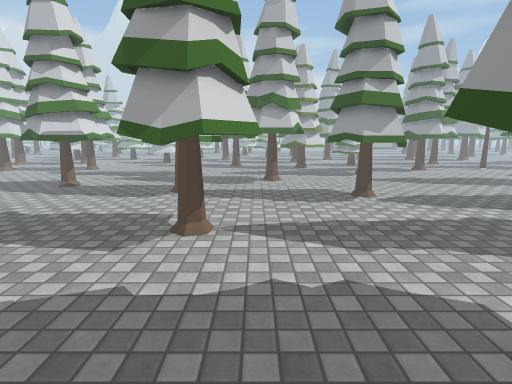
view 1 (above)

24 first-person views from a walk through a scene from a Unity 3-D project. The camera is 1.5 m above the floor, tilts 10° down and sees 80° across. The floor is counted in squares, 0.5 m on a side. Each view is taken from the middle of a square. On the plan, view 1 faces up. The plan holds only what a view shows up to about 20 squares ahead; the rest is blank. The place goes on beyond the plan. Some animated figures are left out. Some surface patterns are stand-ins.

view 2
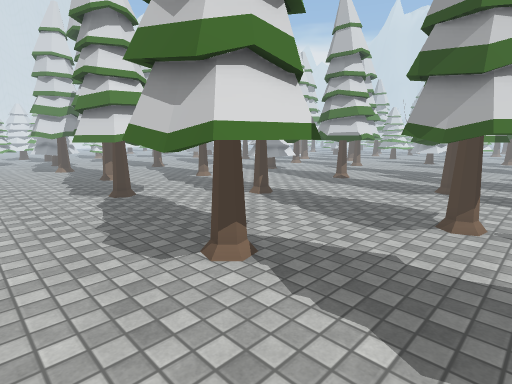

view 3
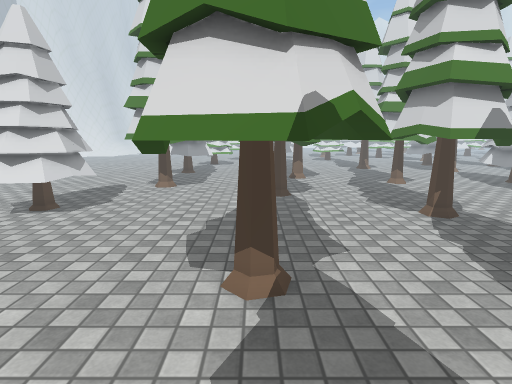

view 4
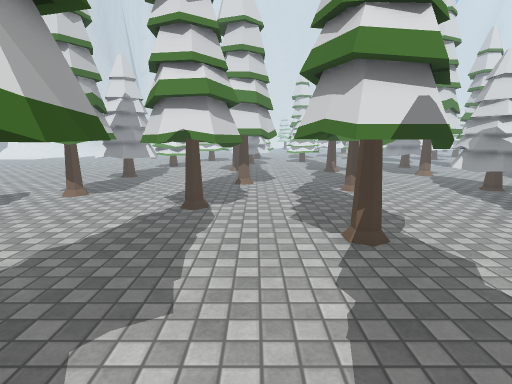

view 5
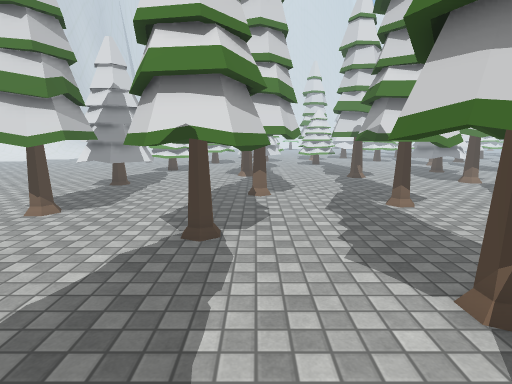

view 6
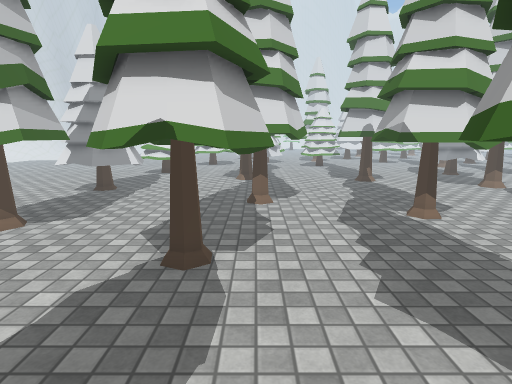

view 7
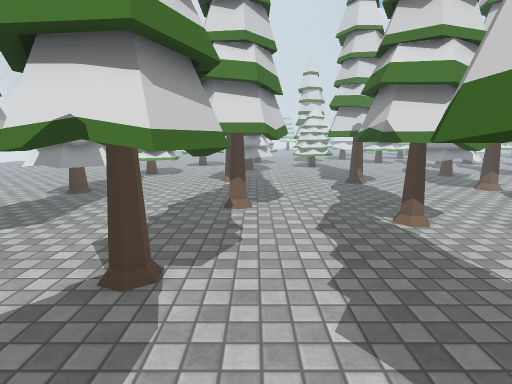

view 8
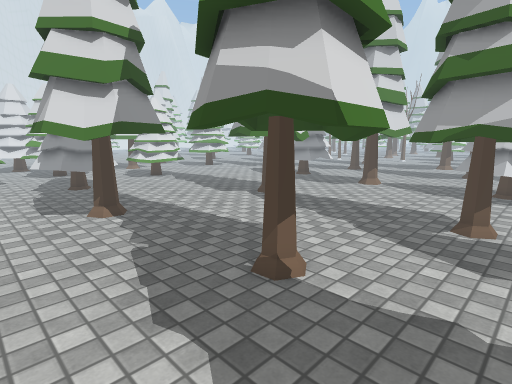

view 9
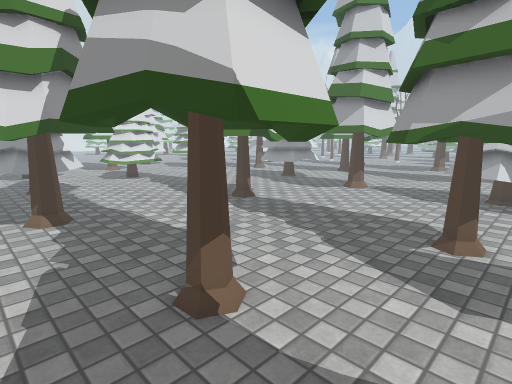

view 10
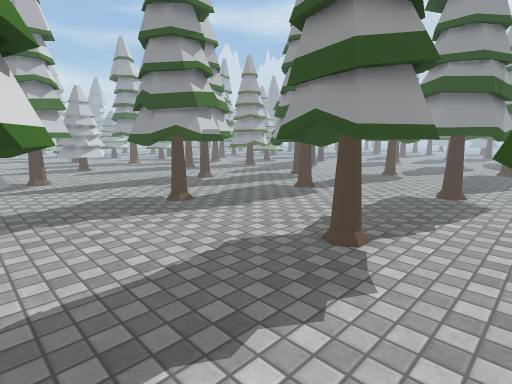

view 11
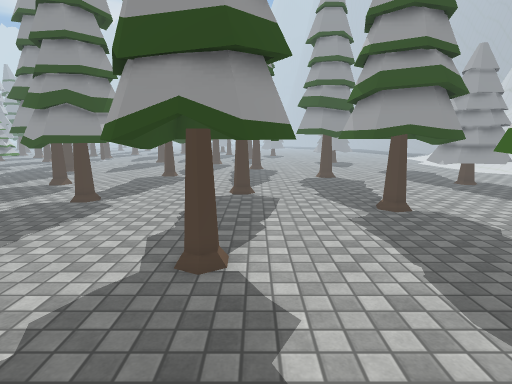

view 12
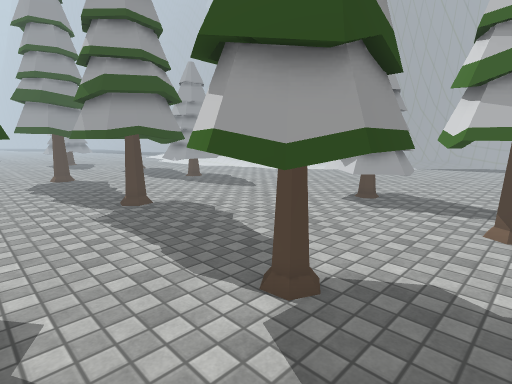

view 13
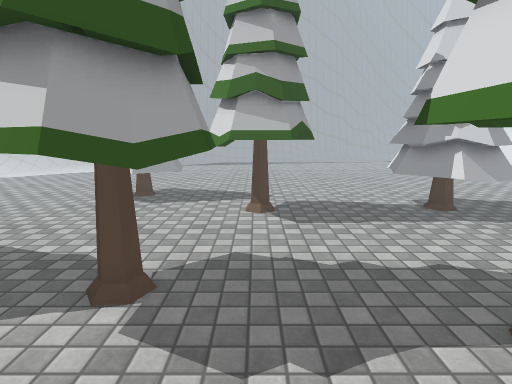

view 14
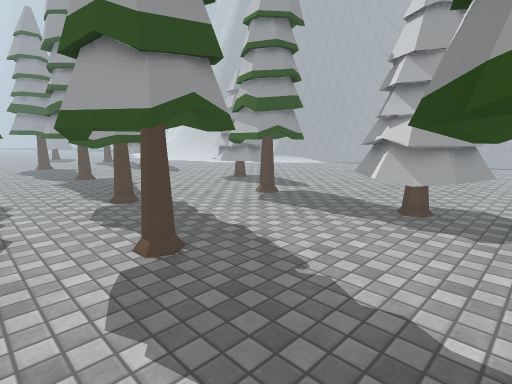

view 15
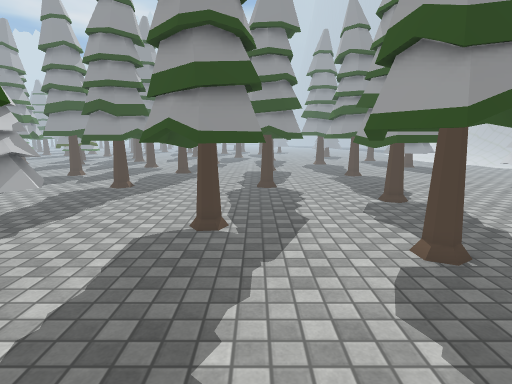

view 16
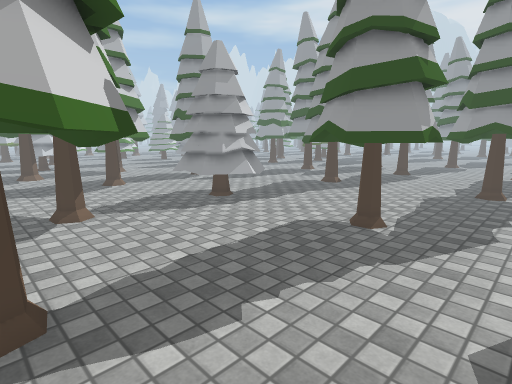

view 17
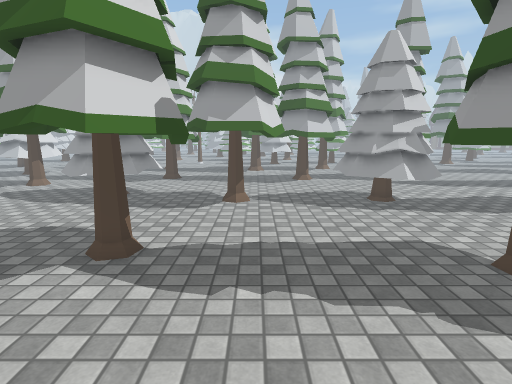

view 18
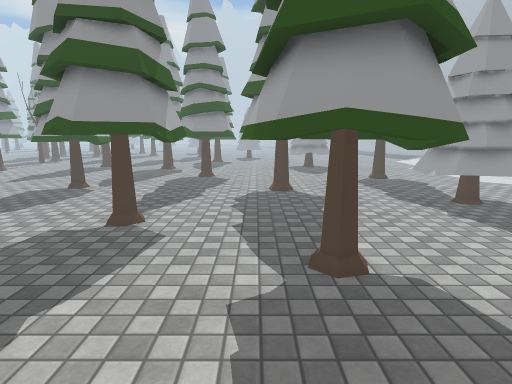

view 19
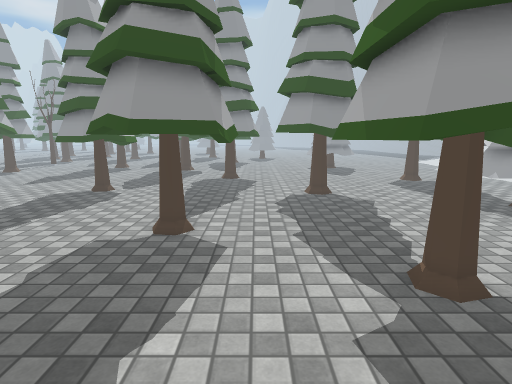

view 20
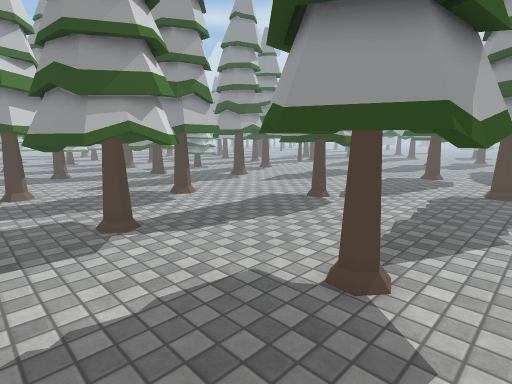

view 21
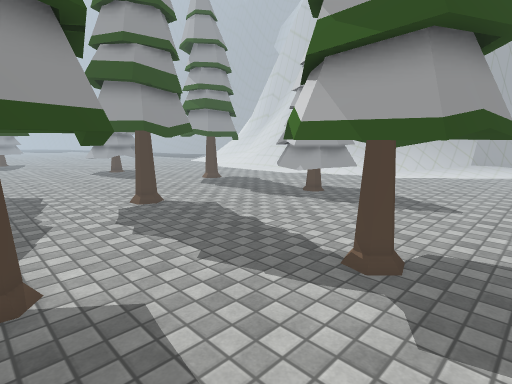

view 22
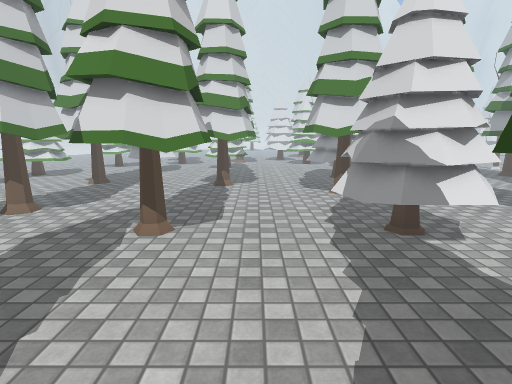

view 23
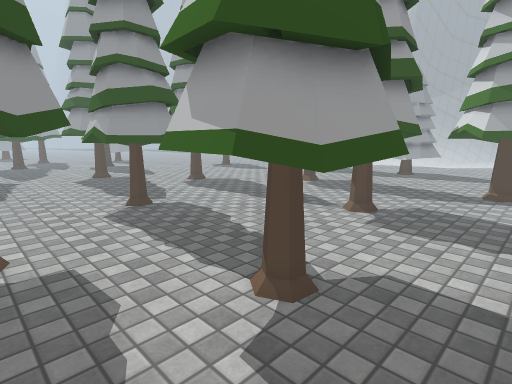

view 24
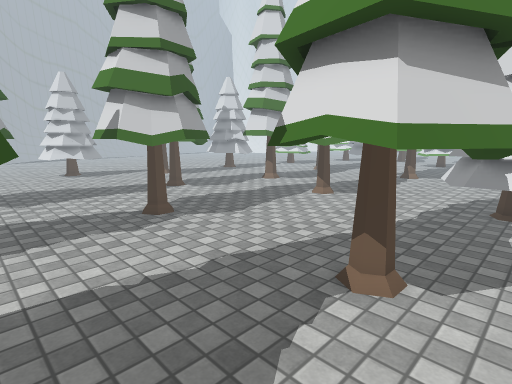

### Floor plan
Key: @ floor where view 1 was taken; # wall or solid block; . floor; T tree.
Columns run from 31 left of view 1 to 10 right of it. Each row starts with its distance up from view 1.
 22   T T ..TT TT...... ..........TTT T. ..
 21 .T.T.T..TTTTT....TTTTT........TT.T.......
 20 .T.TTT..TTTTT....TTTTT....T....TTT........
 19 ..TTTT...TTTT....TTTTT...TTTT.............
 18 .................TTTTT...TTTT ......TT ...
 17 ...................T.....TTTTT.....TTTT...
 16 TT.......................TTTTT.....TTTT ..
 15 TTT........T..............TTT......TTTT...
 14 TTT......TTTT.......................TTT...
 13  TT.....TTTTT.............................
 12 TT......TTTTT.....TTTT......TT ...........
 11 .........TTTT....TTTTT.....TTTT .........
 10 .................TTT.T.....T.T.T........ T
  9 .................TTTTT.....TTTTT........ T
  8 ......TTTT.........TT......TTTT..........T
  7 TT....TTTT...............................T
  6 #T.....TTTT..TTTT..................TT.....
  5 TTT...TTTTT..TTTTT.....TTTT.......TTTT ...
  4 TT.....TT....TTTTT.....TT.TT......T.T.T...
  3 T............TTTTT.....T.T.T......T.T  ...
  2 .............. T.......TTTTT......TTT.
  1  .......................TTTT.......  ...
  0  ..............................@........
 -1  .TTTT....TTTT.........................
 -2  .TTTTT...TTTTT........................
 -3  .TTTTT...TTTTT................TTT ....
 -4 ..T TTT...TTTT...TTT..........TTTTT....
 -5 ...  TT....   ..TTTTT....... .TTTT  ..

Positions as (right, up) in squares from view 1, and headings:
1: (0, 0), facing up
2: (0, -2), facing up-left
3: (0, 3), facing left
4: (-3, 7), facing left
5: (-7, 6), facing left
6: (-9, 6), facing left
7: (-10, 7), facing left
8: (-19, 1), facing up-left
9: (-19, 3), facing up-left
10: (-20, 6), facing up-right
11: (-19, 9), facing right
12: (-20, 9), facing down-right
13: (-19, 10), facing down
14: (-31, 10), facing down-right
15: (-31, 11), facing right
16: (-31, 8), facing up-right
17: (-27, 6), facing up
18: (-13, 5), facing right
19: (-12, 7), facing right
20: (-8, 7), facing up-right
21: (-9, 10), facing down-right
22: (-11, 16), facing left
23: (-8, 22), facing down-right
24: (-6, 22), facing down-left
